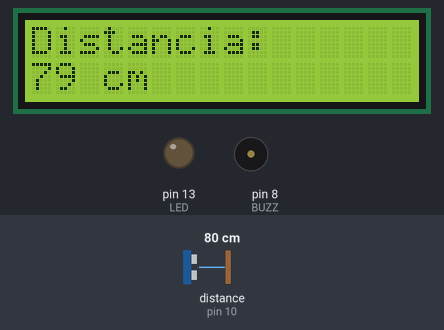
The program below on a simulated Arduino Uno, built with avr-gcc and run on an emulated ATmega328P. On the bench: 16×2 character LCD, output pins drawn as LEDs (lit = HIGH), buzzer (waves = sounding, pin HIGH). Wiring (inferred from the names in the program): ultrasonic range finder: trigger pin 9; echo pin 10. The inputs (shaded band) are chosen by the test bench; at power-on: distance to the obstacle (sensor on pin 10) 80 cm. The echo pulse lasts 58.3 µs per cm; pins used as bus, display or sensor lines are not drawn; what the program prints to the serial monitor is not drawn.

Above: at 2.7 s.
2.8 s: distance to the obstacle (sensor on pin 10) set to 23 cm
At 4.0 s:
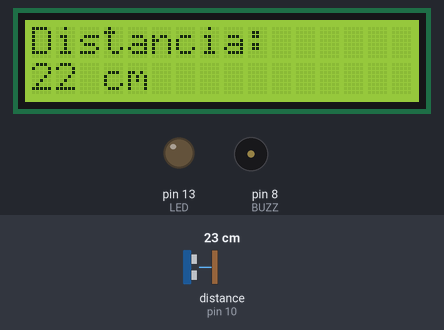
4.3 s: distance to the obstacle (sensor on pin 10) set to 18 cm
At 5.4 s:
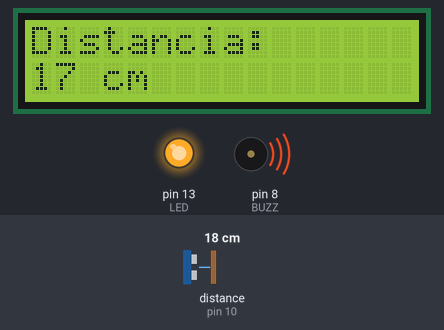
5.9 s: distance to the obstacle (sensor on pin 10) set to 2 cm
At 6.6 s:
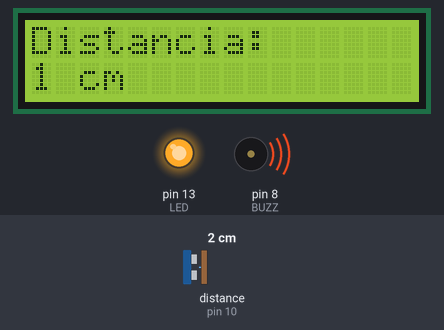
Timing chart, 0 to 8.9 s (numbered marks = the images above; inputs shaded):
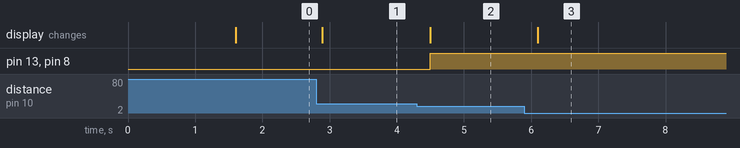

Measured:
- the behaviour switches between 21 and 20 cm on distance to the obstacle (sensor on pin 10) (found by bisection; images 1 and 2)
- after the input at 2.8 s, the display: changes after 0.09 s (image 1)
- after the input at 4.3 s, pin 13 (LED), pin 8 (BUZZ): LOW → HIGH after 0.20 s; the display: changes after 0.20 s (image 2)
- after the input at 5.9 s, the display: changes after 0.20 s (image 3)

The program:

main.cpp
```cpp
#include <Arduino.h>
#include <Wire.h>
#include <LiquidCrystal_I2C.h>

LiquidCrystal_I2C lcd(0x27, 16, 2);

const int TRIG = 9;
const int ECHO = 10;
const int LED = 13;
const int BUZZ = 8;
const int ALERTA_CM = 20;

long medirDistancia() {
  digitalWrite(TRIG, LOW);  delayMicroseconds(2);
  digitalWrite(TRIG, HIGH); delayMicroseconds(10);
  digitalWrite(TRIG, LOW);
  long dur = pulseIn(ECHO, HIGH, 30000);
  return dur == 0 ? -1 : (dur * 0.0343 / 2);
}

void setup() {
  pinMode(TRIG, OUTPUT);
  pinMode(ECHO, INPUT);
  pinMode(LED, OUTPUT);
  pinMode(BUZZ, OUTPUT);
  Serial.begin(9600);
  lcd.init();
  lcd.backlight();
  lcd.print("HC-SR04 Listo!");
  delay(1500);
}

void loop() {
  long dist = medirDistancia();
  lcd.clear();
  lcd.setCursor(0, 0);
  lcd.print("Distancia:");
  lcd.setCursor(0, 1);

  if (dist < 0) {
    lcd.print("Sin objeto");
    digitalWrite(LED, LOW);
    digitalWrite(BUZZ, LOW);
  } else {
    lcd.print(dist); lcd.print(" cm");
    Serial.println(dist);
    bool alerta = (dist < ALERTA_CM);
    digitalWrite(LED, alerta);
    digitalWrite(BUZZ, alerta);
  }
  delay(300);
}
```
